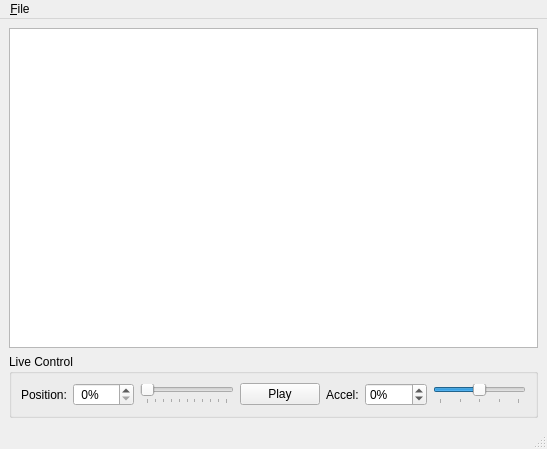
<?xml version="1.0" encoding="UTF-8"?>
<ui version="4.0">
 <class>MainWindow</class>
 <widget class="QMainWindow" name="MainWindow">
  <property name="geometry">
   <rect>
    <x>0</x>
    <y>0</y>
    <width>547</width>
    <height>449</height>
   </rect>
  </property>
  <property name="windowTitle">
   <string>MainWindow</string>
  </property>
  <widget class="QWidget" name="centralwidget">
   <layout class="QVBoxLayout" name="verticalLayout_2">
    <item>
     <widget class="QTextEdit" name="textEdit"/>
    </item>
    <item>
     <widget class="QGroupBox" name="groupBox">
      <property name="title">
       <string>Live Control</string>
      </property>
      <layout class="QVBoxLayout" name="verticalLayout">
       <item>
        <layout class="QHBoxLayout" name="horizontalLayout">
         <item>
          <widget class="QLabel" name="label">
           <property name="text">
            <string>Position:</string>
           </property>
          </widget>
         </item>
         <item>
          <widget class="QSpinBox" name="posBox">
           <property name="suffix">
            <string>%</string>
           </property>
           <property name="prefix">
            <string> </string>
           </property>
           <property name="minimum">
            <number>0</number>
           </property>
           <property name="maximum">
            <number>100</number>
           </property>
          </widget>
         </item>
         <item>
          <widget class="QSlider" name="posSlider">
           <property name="minimum">
            <number>0</number>
           </property>
           <property name="maximum">
            <number>100</number>
           </property>
           <property name="orientation">
            <enum>Qt::Horizontal</enum>
           </property>
           <property name="tickPosition">
            <enum>QSlider::TicksBelow</enum>
           </property>
           <property name="tickInterval">
            <number>10</number>
           </property>
          </widget>
         </item>
         <item>
          <widget class="QPushButton" name="playBtn">
           <property name="text">
            <string>Play</string>
           </property>
          </widget>
         </item>
         <item>
          <widget class="QLabel" name="label_2">
           <property name="text">
            <string>Accel:</string>
           </property>
          </widget>
         </item>
         <item>
          <widget class="QSpinBox" name="accelBox">
           <property name="specialValueText">
            <string/>
           </property>
           <property name="suffix">
            <string>%</string>
           </property>
           <property name="prefix">
            <string/>
           </property>
           <property name="minimum">
            <number>-100</number>
           </property>
           <property name="maximum">
            <number>100</number>
           </property>
          </widget>
         </item>
         <item>
          <widget class="QSlider" name="accelSlider">
           <property name="minimum">
            <number>-100</number>
           </property>
           <property name="maximum">
            <number>100</number>
           </property>
           <property name="singleStep">
            <number>10</number>
           </property>
           <property name="pageStep">
            <number>30</number>
           </property>
           <property name="orientation">
            <enum>Qt::Horizontal</enum>
           </property>
           <property name="tickPosition">
            <enum>QSlider::TicksBelow</enum>
           </property>
           <property name="tickInterval">
            <number>50</number>
           </property>
          </widget>
         </item>
        </layout>
       </item>
      </layout>
     </widget>
    </item>
   </layout>
  </widget>
  <widget class="QMenuBar" name="menubar">
   <property name="geometry">
    <rect>
     <x>0</x>
     <y>0</y>
     <width>547</width>
     <height>25</height>
    </rect>
   </property>
   <widget class="QMenu" name="menuFile">
    <property name="title">
     <string>&amp;File</string>
    </property>
    <addaction name="actionOpen_Text_File"/>
    <addaction name="actionSave"/>
    <addaction name="actionSave_As"/>
    <addaction name="separator"/>
    <addaction name="actionSetup_Outputs"/>
    <addaction name="separator"/>
    <addaction name="actionExit"/>
   </widget>
   <addaction name="menuFile"/>
  </widget>
  <widget class="QStatusBar" name="statusbar"/>
  <action name="actionSetup_Outputs">
   <property name="text">
    <string>Setup Output</string>
   </property>
  </action>
  <action name="actionExit">
   <property name="text">
    <string>Exit</string>
   </property>
  </action>
  <action name="actionOpen_Text_File">
   <property name="text">
    <string>Open Text File ...</string>
   </property>
  </action>
  <action name="actionSave">
   <property name="text">
    <string>Save</string>
   </property>
  </action>
  <action name="actionSave_As">
   <property name="text">
    <string>Save As ...</string>
   </property>
  </action>
 </widget>
 <resources/>
 <connections>
  <connection>
   <sender>posBox</sender>
   <signal>valueChanged(int)</signal>
   <receiver>posSlider</receiver>
   <slot>setValue(int)</slot>
   <hints>
    <hint type="sourcelabel">
     <x>123</x>
     <y>508</y>
    </hint>
    <hint type="destinationlabel">
     <x>180</x>
     <y>508</y>
    </hint>
   </hints>
  </connection>
  <connection>
   <sender>posSlider</sender>
   <signal>valueChanged(int)</signal>
   <receiver>posBox</receiver>
   <slot>setValue(int)</slot>
   <hints>
    <hint type="sourcelabel">
     <x>274</x>
     <y>507</y>
    </hint>
    <hint type="destinationlabel">
     <x>109</x>
     <y>514</y>
    </hint>
   </hints>
  </connection>
  <connection>
   <sender>accelBox</sender>
   <signal>valueChanged(int)</signal>
   <receiver>accelSlider</receiver>
   <slot>setValue(int)</slot>
   <hints>
    <hint type="sourcelabel">
     <x>497</x>
     <y>509</y>
    </hint>
    <hint type="destinationlabel">
     <x>598</x>
     <y>505</y>
    </hint>
   </hints>
  </connection>
  <connection>
   <sender>accelSlider</sender>
   <signal>valueChanged(int)</signal>
   <receiver>accelBox</receiver>
   <slot>setValue(int)</slot>
   <hints>
    <hint type="sourcelabel">
     <x>675</x>
     <y>508</y>
    </hint>
    <hint type="destinationlabel">
     <x>513</x>
     <y>513</y>
    </hint>
   </hints>
  </connection>
 </connections>
</ui>
